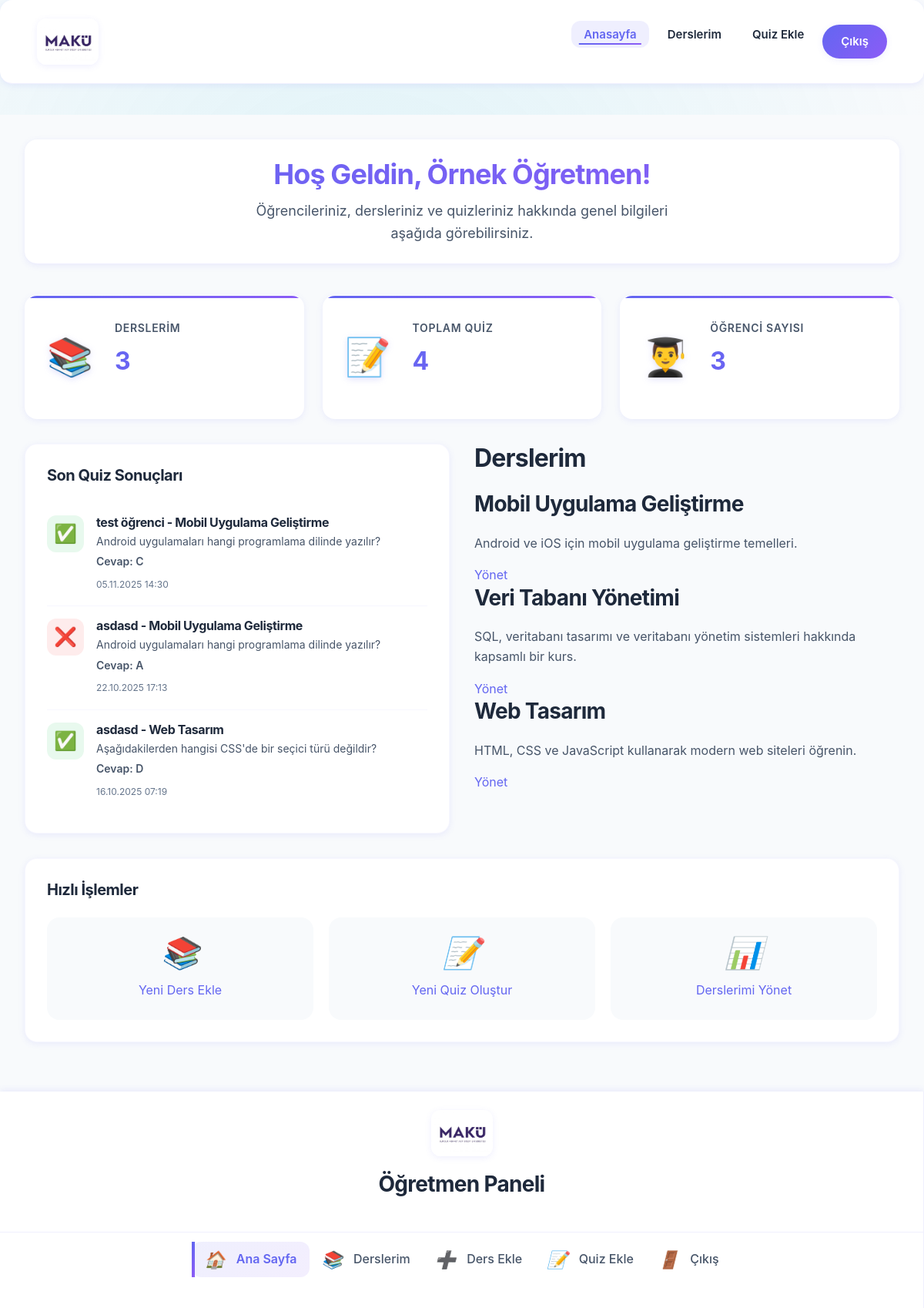
The page /teacher_dashboard.php (signed in) on the database its author committed.
### tables this page shows
CREATE TABLE `quiz_results` (
  `id` int(11) NOT NULL,
  `user_id` int(11) NOT NULL,
  `quiz_id` int(11) NOT NULL,
  `user_answer` enum('A','B','C','D') NOT NULL,
  `is_correct` tinyint(1) NOT NULL,
  `created_at` timestamp NOT NULL DEFAULT current_timestamp()
);

CREATE TABLE `users` (
  `id` int(11) NOT NULL,
  `name` varchar(100) NOT NULL,
  `email` varchar(100) NOT NULL,
  `password` varchar(255) NOT NULL,
  `salt` varchar(32) DEFAULT NULL,
  `role` enum('student','teacher','admin') NOT NULL,
  `created_at` timestamp NOT NULL DEFAULT current_timestamp(),
  `updated_at` timestamp NOT NULL DEFAULT current_timestamp() ON UPDATE current_timestamp()
);

CREATE TABLE `courses` (
  `id` int(11) NOT NULL,
  `name` varchar(100) NOT NULL,
  `description` text DEFAULT NULL,
  `teacher_id` int(11) DEFAULT NULL,
  `created_at` timestamp NOT NULL DEFAULT current_timestamp(),
  `updated_at` timestamp NOT NULL DEFAULT current_timestamp() ON UPDATE current_timestamp()
);

CREATE TABLE `quizzes` (
  `id` int(11) NOT NULL,
  `course_id` int(11) NOT NULL,
  `question` text NOT NULL,
  `option_a` varchar(255) NOT NULL,
  `option_b` varchar(255) NOT NULL,
  `option_c` varchar(255) NOT NULL,
  `option_d` varchar(255) NOT NULL,
  `correct_option` enum('A','B','C','D') NOT NULL,
  `created_at` timestamp NOT NULL DEFAULT current_timestamp(),
  `updated_at` timestamp NOT NULL DEFAULT current_timestamp() ON UPDATE current_timestamp()
);

### config.php (called while the page is built, shortened)
<?php
function e($string) {
    return htmlspecialchars($string, ENT_QUOTES, 'UTF-8');
}
?>

### teacher_dashboard.php (the view, shortened to what this page needs)
<?php
include "config.php";
$teacher_id = $_SESSION["user_id"];
$sql_courses = "SELECT COUNT(*) as total_courses FROM courses WHERE teacher_id = :teacher_id";
$stmt_courses = $pdo->prepare($sql_courses);
$stmt_courses->execute(['teacher_id' => $teacher_id]);
$total_courses = $stmt_courses->fetch()['total_courses'];
$sql_quizzes = "SELECT COUNT(*) as total_quizzes
                FROM quizzes q
                JOIN courses c ON q.course_id = c.id
                WHERE c.teacher_id = :teacher_id";
$stmt_quizzes = $pdo->prepare($sql_quizzes);
$stmt_quizzes->execute(['teacher_id' => $teacher_id]);
$total_quizzes = $stmt_quizzes->fetch()['total_quizzes'];
$sql_students = "SELECT COUNT(DISTINCT qr.user_id) as total_students
                FROM quiz_results qr
                JOIN quizzes q ON qr.quiz_id = q.id
                JOIN courses c ON q.course_id = c.id
                WHERE c.teacher_id = :teacher_id";
$stmt_students = $pdo->prepare($sql_students);
$stmt_students->execute(['teacher_id' => $teacher_id]);
$total_students = $stmt_students->fetch()['total_students'];
$sql_recent = "SELECT
                u.name AS student_name,
                c.name AS course_name,
                q.question,
                qr.is_correct,
                qr.created_at,
                qr.user_answer
              FROM quiz_results qr
              JOIN users u ON qr.user_id = u.id
              JOIN quizzes q ON qr.quiz_id = q.id
              JOIN courses c ON q.course_id = c.id
              WHERE c.teacher_id = :teacher_id
              ORDER BY qr.created_at DESC
              LIMIT 5";
$stmt_recent = $pdo->prepare($sql_recent);
$stmt_recent->execute(['teacher_id' => $teacher_id]);
$result_recent = $stmt_recent->fetchAll();
$sql_teacher_courses = "SELECT id, name, description FROM courses WHERE teacher_id = :teacher_id ORDER BY name";
$stmt_teacher_courses = $pdo->prepare($sql_teacher_courses);
$stmt_teacher_courses->execute(['teacher_id' => $teacher_id]);
$result_teacher_courses = $stmt_teacher_courses->fetchAll();
?>
<!DOCTYPE html>
<html lang="tr">
<head>
    <link rel="stylesheet" href="css/main.css">
</head>
<body class="dashboard-body">
    <header id="header" class="header dashboard-header">
        <div class="container">
            <img src="img/school-logo.jpg" alt="MAKÜ Logo" class="header-logo">
            <nav id="navmenu" class="navmenu">
                <ul>
                    <li><a href="teacher_dashboard.php" class="active">Anasayfa</a></li>
                    <li><a href="teacher_manage_courses.php">Derslerim</a></li>
                    <li><a href="add_quiz.php">Quiz Ekle</a></li>
                    <li><a href="islem/logout.php" class="btn-action">Çıkış</a></li>
                </ul>
            </nav>
        </div>
    </header>
    <div class="dashboard-container">
        <div class="sidebar">
            <div class="sidebar-header">
                <img src="img/school-logo.jpg" alt="MAKÜ Logo" class="sidebar-logo">
                <h3>Öğretmen Paneli</h3>
            </div>
            <ul class="sidebar-menu">
                <li><a href="teacher_dashboard.php" class="active"><i class="icon">🏠</i> Ana Sayfa</a></li>
                <li><a href="teacher_manage_courses.php"><i class="icon">📚</i> Derslerim</a></li>
                <li><a href="teacher_add_course.php"><i class="icon">➕</i> Ders Ekle</a></li>
                <li><a href="add_quiz.php"><i class="icon">📝</i> Quiz Ekle</a></li>
                <li><a href="islem/logout.php"><i class="icon">🚪</i> Çıkış</a></li>
            </ul>
        </div>
        <main class="dashboard-content">
            <div class="dashboard-header">
                <h1>Hoş Geldin, <?php echo e($_SESSION["user_name"]); ?>!</h1>
                <p>Öğrencileriniz, dersleriniz ve quizleriniz hakkında genel bilgileri aşağıda görebilirsiniz.</p>
            </div>
            <div class="stats-grid">
                <div class="stat-card">
                    <div class="stat-icon">📚</div>
                    <div class="stat-details">
                        <h3>Derslerim</h3>
                        <p class="stat-number"><?php echo $total_courses; ?></p>
                    </div>
                </div>
                <div class="stat-card">
                    <div class="stat-icon">📝</div>
                    <div class="stat-details">
                        <h3>Toplam Quiz</h3>
                        <p class="stat-number"><?php echo $total_quizzes; ?></p>
                    </div>
                </div>
                <div class="stat-card">
                    <div class="stat-icon">👨‍🎓</div>
                    <div class="stat-details">
                        <h3>Öğrenci Sayısı</h3>
                        <p class="stat-number"><?php echo $total_students; ?></p>
                    </div>
                </div>
            </div>
            <div class="dashboard-row">
                <div class="dashboard-recent-activities">
                    <h2>Son Quiz Sonuçları</h2>
                    <div class="activity-list">
                        <?php if ($result_recent && count($result_recent) > 0): ?>
                            <?php foreach ($result_recent as $row): ?>
                                <div class="activity-item">
                                    <div class="activity-icon <?php echo $row['is_correct'] ? 'correct' : 'wrong'; ?>">
                                        <?php echo $row['is_correct'] ? '✅' : '❌'; ?>
                                    </div>
                                    <div class="activity-details">
                                        <h4><?php echo e($row['student_name']); ?> - <?php echo e($row['course_name']); ?></h4>
                                        <p><?php echo e($row['question']); ?></p>
                                        <p class="activity-answer">Cevap: <?php echo e($row['user_answer']); ?></p>
                                        <span class="activity-time"><?php echo date('d.m.Y H:i', strtotime($row['created_at'])); ?></span>
                                    </div>
                                </div>
                            <?php endforeach; ?>
                        <?php else: ?>
                            <p class="no-activities">Henüz hiç quiz sonucu bulunmamaktadır.</p>
                        <?php endif; ?>
                    </div>
                </div>
                <div class="dashboard-course-list">
                    <h2>Derslerim</h2>
                    <div class="course-list">
                        <?php if ($result_teacher_courses && count($result_teacher_courses) > 0): ?>
                            <?php foreach ($result_teacher_courses as $row): ?>
                                <div class="course-item">
                                    <h3><?php echo e($row['name']); ?></h3>
                                    <p><?php echo e($row['description'] ? $row['description'] : 'Açıklama yok'); ?></p>
                                    <div class="course-actions">
                                        <a href="teacher_manage_courses.php?course_id=<?php echo $row['id']; ?>" class="btn-action">Yönet</a>
                                    </div>
                                </div>
                            <?php endforeach; ?>
                        <?php endif; ?>
                    </div>
                </div>
            </div>
            <div class="quick-actions">
                <h2>Hızlı İşlemler</h2>
                <div class="action-buttons">
                    <a href="teacher_add_course.php" class="action-button">
                        <i class="action-icon">📚</i>
                        <span>Yeni Ders Ekle</span>
                    </a>
                    <a href="add_quiz.php" class="action-button">
                        <i class="action-icon">📝</i>
                        <span>Yeni Quiz Oluştur</span>
                    </a>
                    <a href="teacher_manage_courses.php" class="action-button">
                        <i class="action-icon">📊</i>
                        <span>Derslerimi Yönet</span>
                    </a>
                </div>
            </div>
        </main>
    </div>
</body>
</html>

### rows shown on the page
quiz_results: user.name "test öğrenci", courses.name "Mobil Uygulama Geliştirme", quiz.question "Android uygulamaları hangi programlama dilinde yazılır?", user_answer "C", created_at "05.11.2025 14:30"
quiz_results: user.name "asdasd", courses.name "Mobil Uygulama Geliştirme", quiz.question "Android uygulamaları hangi programlama dilinde yazılır?", user_answer "A", created_at "22.10.2025 17:13"
quiz_results: user.name "asdasd", courses.name "Web Tasarım", quiz.question "Aşağıdakilerden hangisi CSS'de bir seçici türü değildir?", user_answer "D", created_at "16.10.2025 07:19"
courses: name "Mobil Uygulama Geliştirme", description "Android ve iOS için mobil uygulama geliştirme temelleri."
courses: name "Veri Tabanı Yönetimi", description "SQL, veritabanı tasarımı ve veritabanı yönetim sistemleri hakkında kapsamlı bir kurs."
courses: name "Web Tasarım", description "HTML, CSS ve JavaScript kullanarak modern web siteleri öğrenin."

### other values the page prints
$_SESSION["user_name"] "Örnek Öğretmen"
$total_courses "3"
$total_quizzes "4"
$total_students "3"
